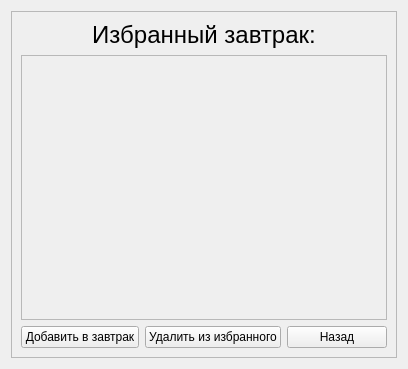
<?xml version="1.0" encoding="UTF-8"?>
<ui version="4.0">
 <class>Favorite</class>
 <widget class="QWidget" name="Favorite">
  <property name="geometry">
   <rect>
    <x>0</x>
    <y>0</y>
    <width>408</width>
    <height>369</height>
   </rect>
  </property>
  <property name="minimumSize">
   <size>
    <width>408</width>
    <height>369</height>
   </size>
  </property>
  <property name="maximumSize">
   <size>
    <width>408</width>
    <height>369</height>
   </size>
  </property>
  <property name="windowTitle">
   <string>Form</string>
  </property>
  <layout class="QGridLayout" name="gridLayout">
   <item row="0" column="0">
    <widget class="QScrollArea" name="scrollArea">
     <property name="widgetResizable">
      <bool>true</bool>
     </property>
     <widget class="QWidget" name="scrollAreaWidgetContents">
      <property name="geometry">
       <rect>
        <x>0</x>
        <y>0</y>
        <width>388</width>
        <height>349</height>
       </rect>
      </property>
      <layout class="QGridLayout" name="gridLayout_2">
       <item row="5" column="2">
        <widget class="QPushButton" name="BackButton">
         <property name="text">
          <string>Назад</string>
         </property>
        </widget>
       </item>
       <item row="5" column="1">
        <widget class="QPushButton" name="DelButton">
         <property name="text">
          <string>Удалить из избранного</string>
         </property>
        </widget>
       </item>
       <item row="5" column="0">
        <widget class="QPushButton" name="SaveButton">
         <property name="text">
          <string>Добавить в завтрак</string>
         </property>
        </widget>
       </item>
       <item row="1" column="0" colspan="3">
        <widget class="QScrollArea" name="scrollArea_2">
         <property name="widgetResizable">
          <bool>true</bool>
         </property>
         <widget class="QWidget" name="scrollAreaWidgetContents_2">
          <property name="geometry">
           <rect>
            <x>0</x>
            <y>0</y>
            <width>368</width>
            <height>265</height>
           </rect>
          </property>
         </widget>
        </widget>
       </item>
       <item row="0" column="0" colspan="3">
        <widget class="QLabel" name="label">
         <property name="sizePolicy">
          <sizepolicy hsizetype="Expanding" vsizetype="Fixed">
           <horstretch>0</horstretch>
           <verstretch>0</verstretch>
          </sizepolicy>
         </property>
         <property name="font">
          <font>
           <pointsize>18</pointsize>
          </font>
         </property>
         <property name="text">
          <string>&lt;html&gt;&lt;head/&gt;&lt;body&gt;&lt;p align=&quot;center&quot;&gt;Избранный завтрак:&lt;/p&gt;&lt;/body&gt;&lt;/html&gt;</string>
         </property>
        </widget>
       </item>
      </layout>
     </widget>
    </widget>
   </item>
  </layout>
 </widget>
 <tabstops>
  <tabstop>scrollArea_2</tabstop>
  <tabstop>SaveButton</tabstop>
  <tabstop>DelButton</tabstop>
  <tabstop>BackButton</tabstop>
  <tabstop>scrollArea</tabstop>
 </tabstops>
 <resources/>
 <connections/>
</ui>
